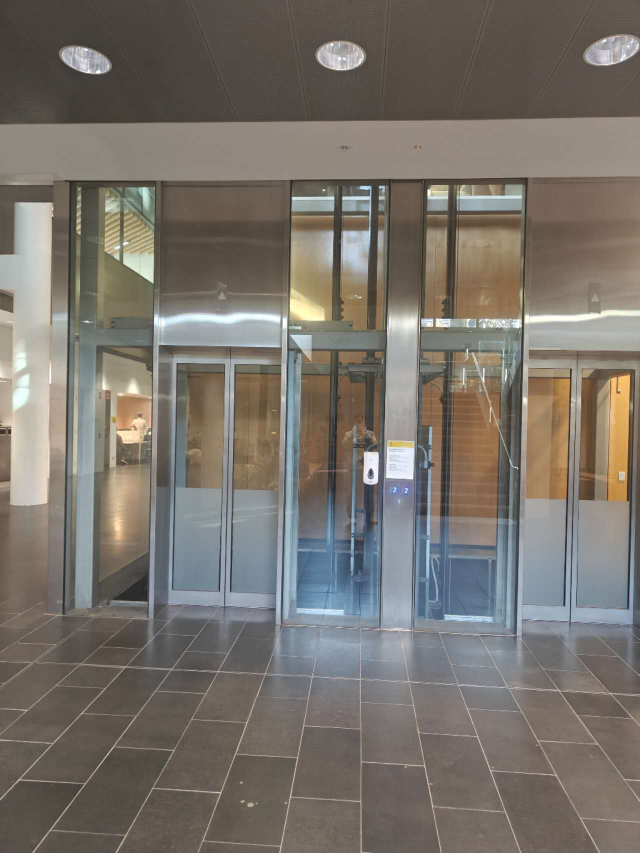
#> input picture quiz2/image1.jpg, 1280 x 1706 px (shown at 1/2 size)
$ jupyter execute z5612479_lab2.ipynb   (older library calls are emulated)
#> lines starting #> are read from the running program, lines starting #| are printed output that depends on the picture
[cell 1]
import cv2
from matplotlib import pyplot as plt

img1 = cv2.imread('image1.jpg')
#> img1 is the input picture: shape (1706, 1280, 3); mean B, G, R 107.5, 114.5, 120.6
img2 = cv2.imread('image2.jpg')
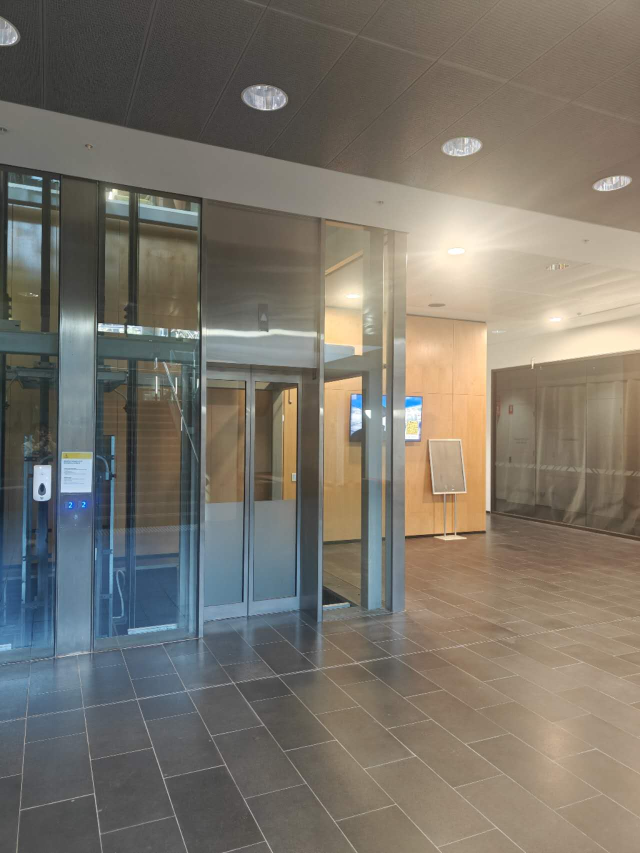
#> input picture quiz2/image2.jpg, 1280 x 1706 px (shown at 1/2 size)
#> img2 is the input picture: shape (1706, 1280, 3); mean B, G, R 106.8, 116.9, 122.6

gray1 = cv2.cvtColor(img1, cv2.COLOR_BGR2GRAY)
gray2 = cv2.cvtColor(img2, cv2.COLOR_BGR2GRAY)
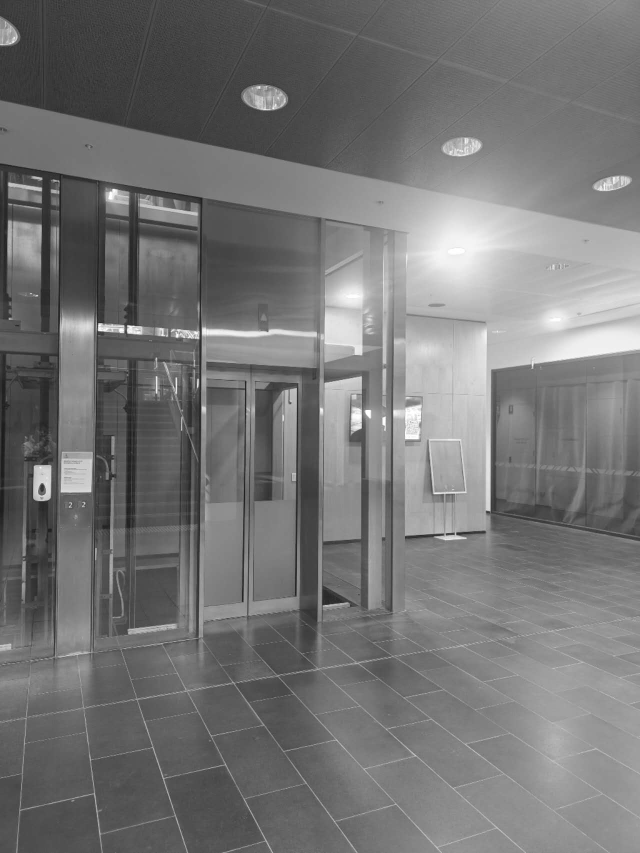
#> gray2: shape (1706, 1280) (shown at 1/2 size); min 18, max 255, mean 117.4


plt.imshow(cv2.cvtColor(img1, cv2.COLOR_BGR2RGB))
plt.title('Image 1')
plt.axis('off')
plt.show()

plt.imshow(cv2.cvtColor(img2, cv2.COLOR_BGR2RGB))
plt.title('Image 2')
plt.axis('off')
plt.show()

[cell 2]
sift = cv2.SIFT_create()


kp1, des1 = sift.detectAndCompute(gray1, None)
#> kp1 = 3024 keypoints; strongest (x, y, size): (741, 945, 7.6), (648, 380, 2.6), (742, 919, 20.5), (167, 120, 42.4)
kp2, des2 = sift.detectAndCompute(gray2, None)
#> kp2 = 2178 keypoints; strongest (x, y, size): (84, 977, 9.6), (264, 660, 13), (74, 591, 2.1), (396, 760, 3)


img1_kp = cv2.drawKeypoints(gray1, kp1, None)
img2_kp = cv2.drawKeypoints(gray2, kp2, None)
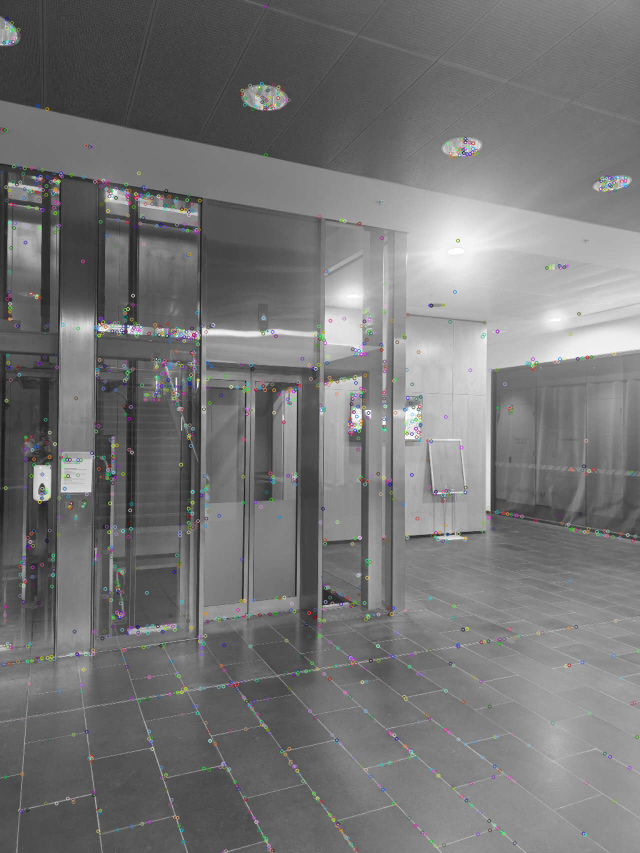
#> img2_kp: shape (1706, 1280, 3) (shown at 1/2 size); mean of channels 0, 1, 2 117.5, 117.5, 117.4; drawn as B, G, R


plt.imshow(img1_kp)
plt.title('Image 1 - All SIFT Keypoints')
plt.axis('off')
plt.show()

plt.imshow(img2_kp)
plt.title('Image 2 - All SIFT Keypoints')
plt.axis('off')
plt.show()

[cell 3]
#create a SIFT detector with a limit on the number of features
# This will limit the number of keypoints detected to a maximum of 20
sift_few = cv2.SIFT_create(nfeatures=20)
# Detect and compute keypoints and descriptors with the limited SIFT detector
kp1_few, des1_few = sift_few.detectAndCompute(gray1, None)
#> kp1_few = 20 keypoints; strongest (x, y, size): (741, 945, 7.6), (648, 380, 2.6), (742, 919, 20.5), (167, 120, 42.4)
kp2_few, des2_few = sift_few.detectAndCompute(gray2, None)
#> kp2_few = 20 keypoints; strongest (x, y, size): (84, 977, 9.6), (264, 660, 13), (74, 591, 2.1), (396, 760, 3)
img1_kp_few = cv2.drawKeypoints(gray1, kp1_few, None)
img2_kp_few = cv2.drawKeypoints(gray2, kp2_few, None)

plt.imshow(img1_kp_few)
plt.title('Image 1 - Top 20 SIFT Keypoints')
plt.axis('off')
plt.show()

plt.imshow(img2_kp_few)
plt.title('Image 2 - Top 20 SIFT Keypoints')
plt.axis('off')
plt.show()

 Task 1: SIFT Feature Extraction
a) Extracting SIFT Features with Default Parameters
We used OpenCV’s cv2.SIFT_create() to create a SIFT detector and extracted keypoints and descriptors from both grayscale images. The detected keypoints were visualized using cv2.drawKeypoints().

This step reveals which areas of the images contain distinctive visual features that are invariant to scale changes, such as corners, edges, or strong textures.

b) Reducing the Number of Keypoints to 20 Most Prominent Ones
To make the keypoint distribution easier to observe and analyze, we set the nfeatures parameter of SIFT_create() to 20, limiting the output to the 20 most prominent keypoints.

Example:
sift_few = cv2.SIFT_create(nfeatures=20)
This allows us to focus on the most distinctive and reliable features in the images, which is beneficial for the following tasks involving keypoint matching and transformation.
The input images used were two real photos taken with a smartphone, containing overlapping regions of a structured scene.

[cell 4]
# Resize the images to 120% of their original size
scaled1 = cv2.resize(gray1, None, fx=1.2, fy=1.2)
scaled2 = cv2.resize(gray2, None, fx=1.2, fy=1.2)

[cell 5]
# Detect and compute SIFT keypoints and descriptors on the scaled images
kp1_scaled, des1_scaled = sift_few.detectAndCompute(scaled1, None)
#> kp1_scaled = 20 keypoints; strongest (x, y, size): (890, 1134, 9), (777, 456, 3.3), (890, 1103, 24.7), (200, 144, 50.9)
kp2_scaled, des2_scaled = sift_few.detectAndCompute(scaled2, None)
#> kp2_scaled = 21 keypoints; strongest (x, y, size): (318, 792, 16.3), (246, 787, 13.6), (269, 469, 22), (292, 793, 8.5)

[cell 6]
img1_scaled_kp = cv2.drawKeypoints(scaled1, kp1_scaled, None)
img2_scaled_kp = cv2.drawKeypoints(scaled2, kp2_scaled, None)

plt.imshow(img1_scaled_kp)
plt.title('Image 1 - Scaled 120% Keypoints')
plt.axis('off')
plt.show()

plt.imshow(img2_scaled_kp)
plt.title('Image 2 - Scaled 120% Keypoints')
plt.axis('off')
plt.show()

[cell 7]
def rotate_img(img, angle):
#> called with angle = -60
    h, w = img.shape
#> h = 1706; w = 1280
    center = (w // 2, h // 2)
#> center = (640, 853)
    M = cv2.getRotationMatrix2D(center, angle, 1.0)
    return cv2.warpAffine(img, M, (w, h))
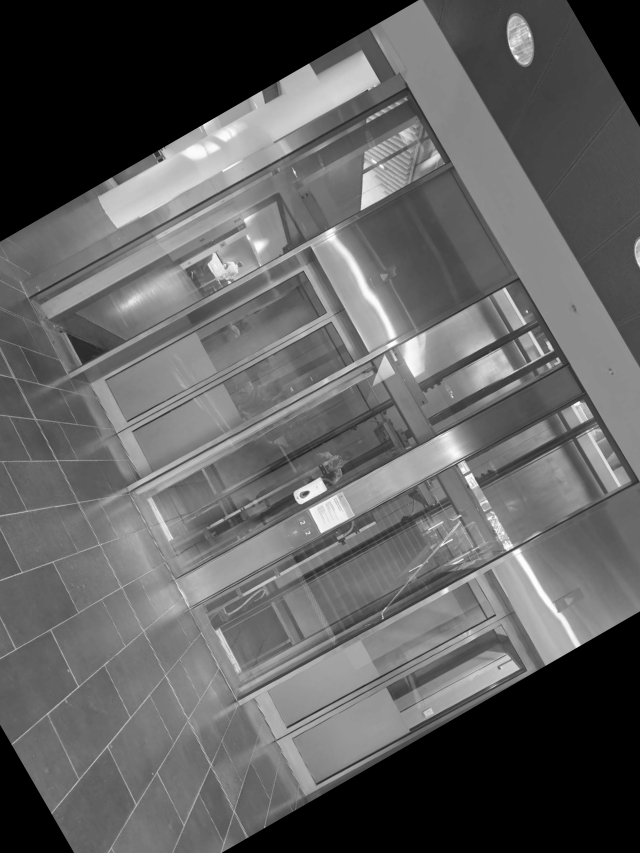
#> returned value: shape (1706, 1280) (shown at 1/2 size); min 0, max 255, mean 96.2

[cell 8]
rotated1 = rotate_img(gray1, -60)
rotated2 = rotate_img(gray2, -60)
#> call 2 of rotate_img, with angle = -60
#> in rotate_img (call 2), `return cv2.warpAffine(img, M, (w, h))`:
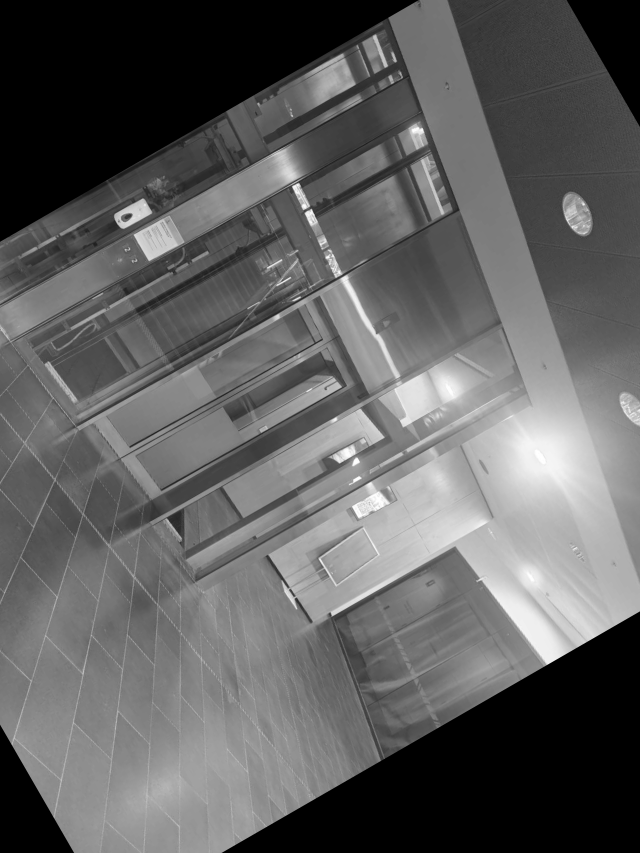
#> returned value: shape (1706, 1280) (shown at 1/2 size); min 0, max 255, mean 96.2

[cell 9]
kp1_rotated, des1_rotated = sift_few.detectAndCompute(rotated1, None)
#> kp1_rotated = 20 keypoints; strongest (x, y, size): (612, 987, 7.4), (1054, 623, 2.7), (634, 974, 20.4), (1154, 1288, 9.8)
kp2_rotated, des2_rotated = sift_few.detectAndCompute(rotated2, None)
#> kp2_rotated = 20 keypoints; strongest (x, y, size): (255, 433, 9.4), (255, 434, 9.7), (620, 431, 12.8), (1099, 1299, 39.8)

[cell 10]
img1_rot_kp = cv2.drawKeypoints(rotated1, kp1_rotated, None)
img2_rot_kp = cv2.drawKeypoints(rotated2, kp2_rotated, None)

plt.imshow(img1_rot_kp)
plt.title('Image 1 - Rotated 60° Keypoints')
plt.axis('off')
plt.show()

plt.imshow(img2_rot_kp)
plt.title('Image 2 - Rotated 60° Keypoints')
plt.axis('off')
plt.show()

[cell 11]
from skimage.util import random_noise
import numpy as np
# Add salt and pepper noise to the grayscale images
# Ensure the images are in the correct format for random_noise
noisy1 = (random_noise(gray1, mode='s&p', amount=0.02) * 255).astype(np.uint8)
noisy2 = (random_noise(gray2, mode='s&p', amount=0.02) * 255).astype(np.uint8)

[cell 12]
kp1_noisy, des1_noisy = sift_few.detectAndCompute(noisy1, None)
#> kp1_noisy = 20 keypoints; strongest (x, y, size): (742, 944, 7.1), (648, 380, 2.6), (742, 919, 20.4), (174, 643, 3.2)
kp2_noisy, des2_noisy = sift_few.detectAndCompute(noisy2, None)
#> kp2_noisy = 20 keypoints; strongest (x, y, size): (84, 977, 9.3), (265, 660, 13.2), (204, 656, 11.3), (396, 768, 3.4)

[cell 13]
img1_noisy_kp = cv2.drawKeypoints(noisy1, kp1_noisy, None)
img2_noisy_kp = cv2.drawKeypoints(noisy2, kp2_noisy, None)

plt.imshow(img1_noisy_kp, cmap='gray')
plt.title('Image 1 - Noisy Keypoints')
plt.axis('off')
plt.show()

plt.imshow(img2_noisy_kp, cmap='gray')
plt.title('Image 2 - Noisy Keypoints')
plt.axis('off')
plt.show()

 Task 2: Robustness of SIFT to Image Transformations
In this task, we tested the robustness of SIFT feature detection under three types of image transformations: scaling, rotation, and noise. For each transformation, we extracted and visualized the 20 most prominent keypoints using the same SIFT settings as in Task 1b.
🔹 a) Scaling (Enlarged by 120%)
We resized both images to 120% of their original size and applied SIFT to extract features.
The keypoints detected in the scaled images largely correspond to those in the original images.
 SIFT is highly robust to scale changes, as expected due to its scale-invariant design.

🔹 b) Rotation (Rotated by 60° Clockwise)
We rotated both images by 60 degrees clockwise and extracted the keypoints.
Most keypoints remained consistent in terms of their relative positions within the image structure.
SIFT demonstrates strong rotational robustness, maintaining keypoint detection even with large orientation changes.

🔹 c) Salt and Pepper Noise
We added salt-and-pepper noise to both images and extracted keypoints using SIFT.
The number of detected keypoints dropped slightly.
Some regions failed to detect reliable keypoints due to noise disrupting local textures.
SIFT is less robust to image noise, especially when the noise intensity increases.

Conclusion:
SIFT performs very well under scaling and rotation, maintaining stable keypoint detection. However, it is more sensitive to random noise, which can affect its reliability in degraded image conditions.

[cell 14]
# create a BFMatcher object
bf = cv2.BFMatcher()

#using the full descriptors
matches = bf.knnMatch(des1_few, des2_few, k=2)
#> matches = 20 matches

# Apply ratio test to filter out good matches
# This is the Lowe's ratio test to filter out false matches
good_matches = []
for m, n in matches:
    if m.distance < 0.75 * n.distance:
        good_matches.append(m)
#> this loop made 20 passes
#> after the loop, good_matches = 6 matches

[cell 15]
# Draw the good matches
img_matches = cv2.drawMatches(gray1, kp1_few, gray2, kp2_few, good_matches, None, flags=2)
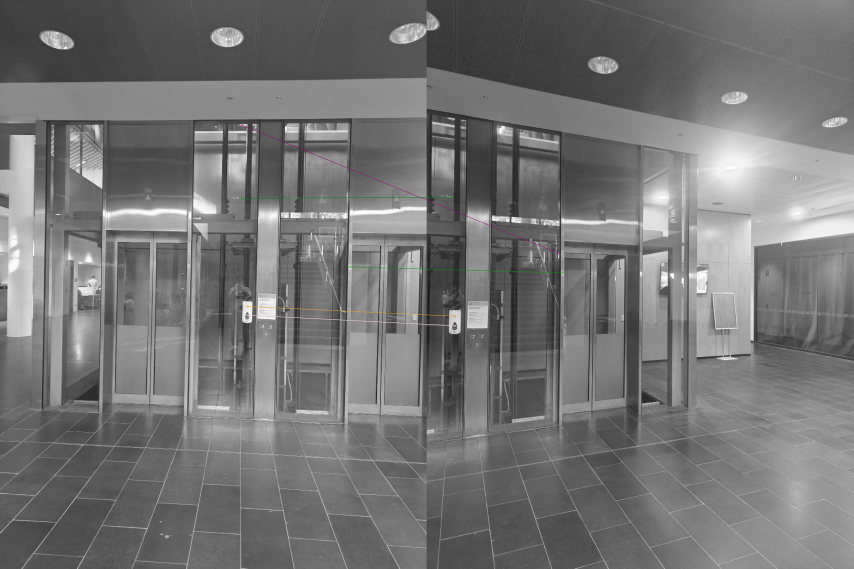
#> img_matches: shape (1706, 2560, 3) (shown at 1/3 size); mean of channels 0, 1, 2 116.4, 116.5, 116.5; drawn as B, G, R

plt.figure(figsize=(14, 6))
plt.imshow(img_matches, cmap='gray')
plt.title('Good Matches')
plt.axis('off')
plt.show()

[cell 16]
# Step 1: Use full SIFT for accurate feature extraction
sift = cv2.SIFT_create()
kp1, des1 = sift.detectAndCompute(gray1, None)
kp2, des2 = sift.detectAndCompute(gray2, None)

# Step 2: Match keypoints using BFMatcher + Lowe's ratio test
bf = cv2.BFMatcher()
matches = bf.knnMatch(des1, des2, k=2)
#> matches = 3024 matches

good = []
for m, n in matches:
    if m.distance < 0.75 * n.distance:
        good.append(m)
#> after the loop, good = 278 matches

print("Number of good matches:", len(good))
#| Number of good matches: 278

# Step 3: Compute Homography only if enough matches
if len(good) >= 4:
    src_pts = np.float32([kp1[m.queryIdx].pt for m in good]).reshape(-1, 1, 2)
#> src_pts = 278 rows, first 8: [8.41, 869.6], [47.94, 1422.7], [77.11, 1694.2], [103.9, 1655.3], [116.8, 1366.4], [119, 107.5], [137.1, 679.2], [138.7, 547.9]
    dst_pts = np.float32([kp2[m.trainIdx].pt for m in good]).reshape(-1, 1, 2)
#> dst_pts = 278 rows, first 8: [345.3, 1252.4], [824.2, 1509.7], [342.6, 1599.3], [703.4, 1327.6], [703.4, 1327.6], [483.5, 187.8], [713, 448.9], [258.2, 898.7]

    H, mask = cv2.findHomography(src_pts, dst_pts, cv2.RANSAC, 5.0)
#> H = [[1.78, 0.0125, -1195.6], [0.532, 1.57, -460], [0.00064, -1.79e-05, 1]]; mask = 278 values, max 1 at index 49, min 0 at index 0, mean 0.378

    if H is not None:
        # Step 4: Warp img1 into img2's perspective and stitch
        h1, w1 = img1.shape[:2]
#> h1 = 1706; w1 = 1280
        h2, w2 = img2.shape[:2]
#> h2 = 1706; w2 = 1280

        corners_img1 = np.float32([[0,0], [0,h1], [w1,h1], [w1,0]]).reshape(-1, 1, 2)
        transformed_corners = cv2.perspectiveTransform(corners_img1, H)
#> transformed_corners = [[-1195.6, -460], [-1211.2, 2293.9], [614.2, 1624], [592.2, 121.6]]
        all_corners = np.concatenate((transformed_corners, np.float32([[0,0], [0,h2], [w2,h2], [w2,0]]).reshape(-1, 1, 2)), axis=0)
#> all_corners = [[-1195.6, -460], [-1211.2, 2293.9], [614.2, 1624], [592.2, 121.6], [0, 0], [0, 1706], [1280, 1706], [1280, 0]]

        [x_min, y_min] = np.int32(all_corners.min(axis=0).ravel() - 0.5)
#> x_min = -1211; y_min = -460
        [x_max, y_max] = np.int32(all_corners.max(axis=0).ravel() + 0.5)
#> x_max = 1280; y_max = 2294
        translation = [-x_min, -y_min]
#> translation = [1211, 460]

        H_translation = np.array([[1, 0, translation[0]],
                                  [0, 1, translation[1]],
                                  [0, 0, 1]])
#> H_translation = [[1, 0, 1211], [0, 1, 460], [0, 0, 1]]

        stitched_img = cv2.warpPerspective(img1, H_translation @ H, (x_max - x_min, y_max - y_min))
        stitched_img[translation[1]:h2+translation[1], translation[0]:w2+translation[0]] = img2
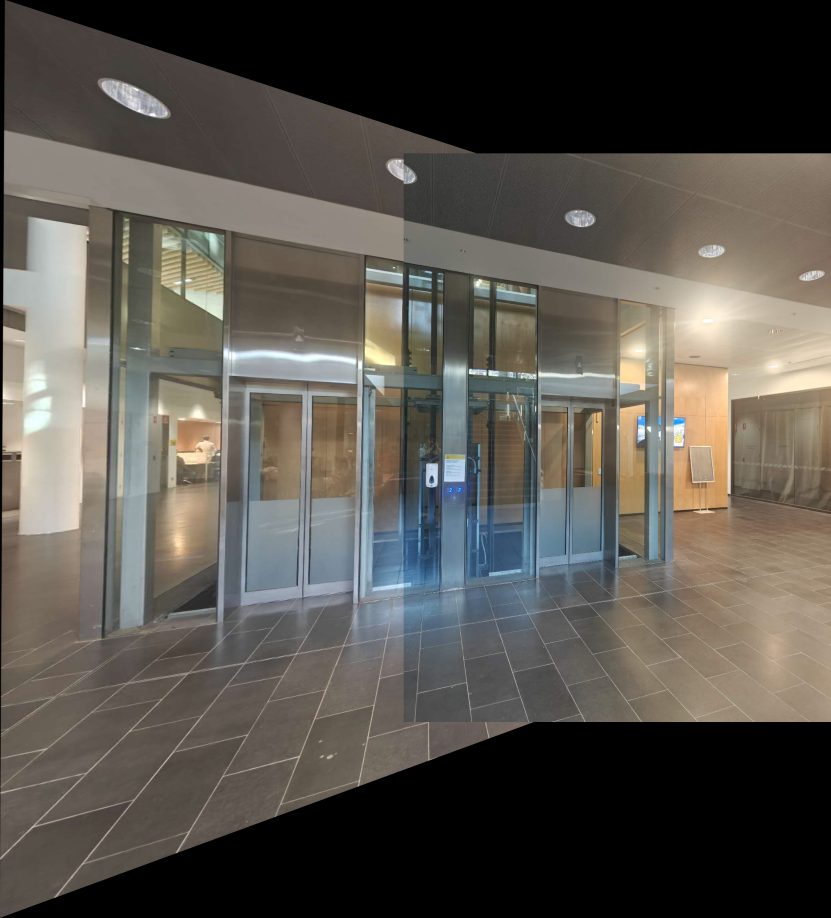
#> stitched_img: shape (2754, 2491, 3) (shown at 1/3 size); mean B, G, R 77.6, 84, 88.1

        plt.figure(figsize=(16, 8))
        plt.imshow(cv2.cvtColor(stitched_img, cv2.COLOR_BGR2RGB))
        plt.title('Properly Stitched Image')
        plt.axis('off')
        plt.show()
    else:
        print("Homography computation failed.")
else:
    print("Not enough good matches to compute homography.")

[cell 17]
import matplotlib.pyplot as plt
import cv2

# 读取图像并处理
img = cv2.imread('image1.jpg', cv2.IMREAD_GRAYSCALE)
#> img: shape (1706, 1280); min 26, max 255, mean 115.5
laplacian = cv2.Laplacian(img, cv2.CV_64F)
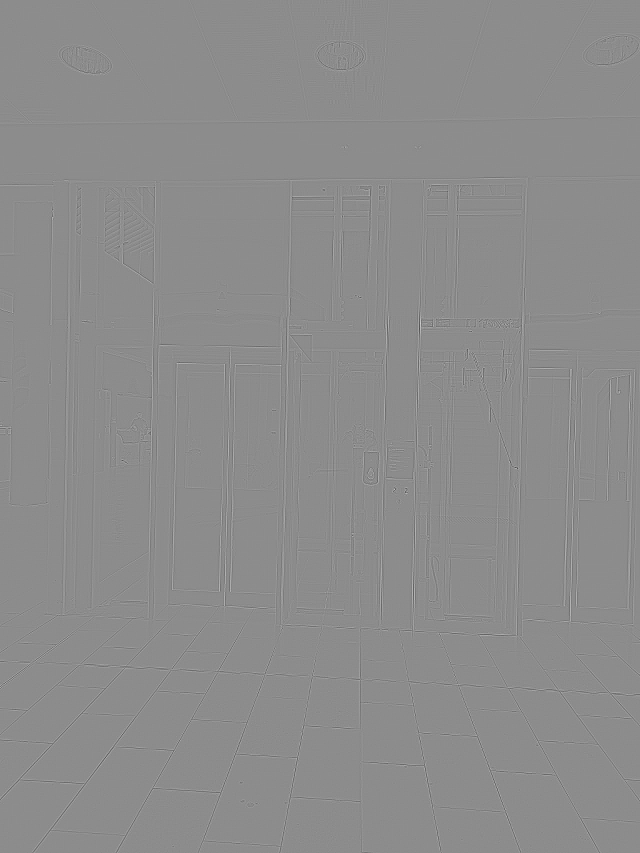
#> laplacian: shape (1706, 1280) float64 (shown at 1/2 size); min -284, max 232, mean 0; drawn with min black and max white

# 显示
plt.subplot(1, 2, 1)
plt.title("Original")
plt.imshow(img, cmap='gray')

plt.subplot(1, 2, 2)
plt.title("Laplacian")
plt.imshow(laplacian, cmap='gray')

plt.show()
